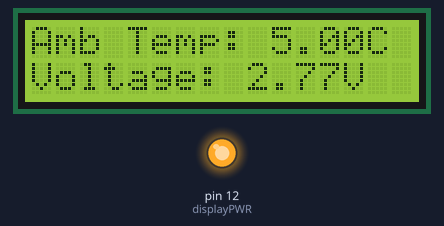
The sketch below on a simulated Arduino Uno, built with avr-gcc and run on an emulated ATmega328P. Shown: 16×2 character LCD, output pins drawn as LEDs (lit = HIGH). Sleep ends after the set time or at an interrupt. At 10.2 s the program stops and its outputs stay as they are.

Above: at 0.2 s.
At 10.2 s:
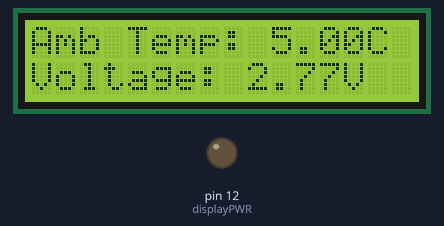
Timing chart, 0 to 11.7 s (numbered marks = the images above):
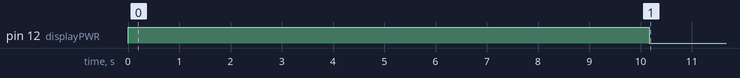

The sketch:

Temp.ino
```cpp
#include <LiquidCrystal.h>
#include <avr/sleep.h>

// Temp sensor input
int tmp = 5;
double tmpVal;

// Voltage monitor input
int batt = 4;
double battVal;

// Display PWR
int displayPWR = 12;

// initialize the library with the numbers of the interface pins
//LiquidCrystal lcd(7, 4, 3, 2, 1, 0);

void setup() {

  UCSR0B = 0;

  pinMode(displayPWR, OUTPUT);

  // set analog ref to 1.1V
  analogReference(INTERNAL);

  // Turn on Display
  digitalWrite(displayPWR, 1);
}

void loop() {
  /*
  lcd.setCursor(0, 1);
  // print the number of seconds since reset:
  lcd.print(millis()/1000);
  */
    // initialize the library with the numbers of the interface pins
  LiquidCrystal lcd(7, 4, 3, 2, 1, 0);

  lcd.begin(16, 2);

  tmpVal = analogRead(tmp);
  tmpVal = (tmpVal/1024*11/10-0.5)*100;
  tmpVal = tmpVal;

  battVal = analogRead(batt);
  battVal = (battVal/1024);

  // Value Calibration
  battVal = battVal*554/100;

  // Let LCD power on
  delay(100);

  // Display Temperature
  lcd.setCursor(0,0);
  lcd.print("Amb Temp: ");
  lcd.print(tmpVal);
  lcd.print("C");

  // Display Battery Voltage
  lcd.setCursor(0,1);
  lcd.print("Voltage: ");
  lcd.print(battVal);
  lcd.print("V");

  // Hold Display
  delay(10000);

  digitalWrite(displayPWR, 0);

  // disable ADC
  ADCSRA = 0;

  // Hush hush little one...
  set_sleep_mode (SLEEP_MODE_PWR_DOWN);
  sleep_enable();

  // turn off brown-out enable in software
  MCUCR = bit (BODS) | bit (BODSE);
  MCUCR = bit (BODS);
  sleep_cpu ();
}
```

Measured:
- by itself, pin 12 (displayPWR): HIGH → LOW at 10.2 s
